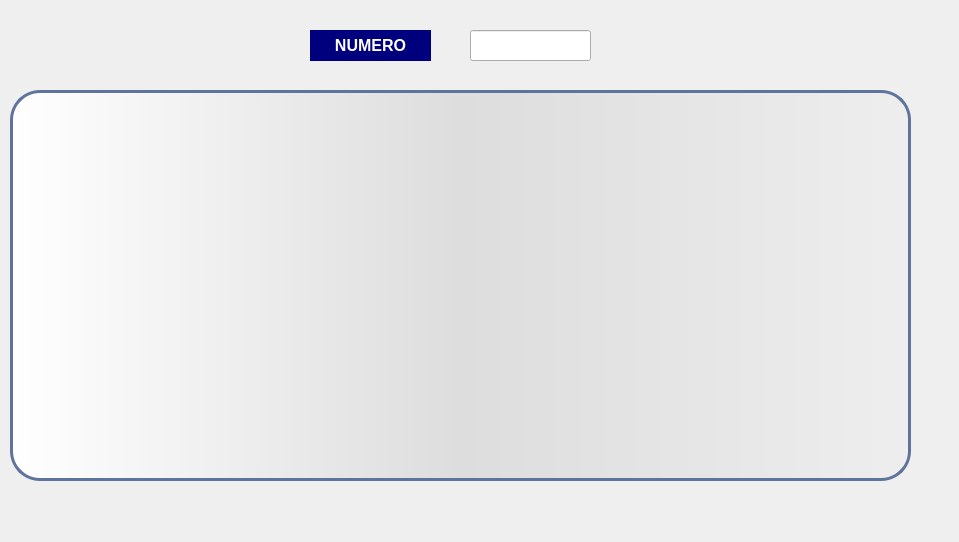
      <widget class="QWidget" name="tab_47">
       <attribute name="title">
        <string>Rechercher un ordonnance</string>
       </attribute>
       <widget class="QLabel" name="p6_4">
        <property name="geometry">
         <rect>
          <x>0</x>
          <y>0</y>
          <width>950</width>
          <height>533</height>
         </rect>
        </property>
        <property name="text">
         <string/>
        </property>
       </widget>
       <widget class="QTableView" name="tabr2_4">
        <property name="geometry">
         <rect>
          <x>10</x>
          <y>90</y>
          <width>901</width>
          <height>391</height>
         </rect>
        </property>
        <property name="styleSheet">
         <string notr="true">QTableView {border:3px solid #5E749C;text-align:top;padding:4px;border-radius:30px;background:QLinearGradient(x1: 0,y1: 0,x2: 1,y2: 0,stop: 0 #fff,stop: 1 #eee,stop: 0.5 #ddd,stop: 1 #eee);width:15px;}
QTableView::item:focus{selection-background-color:blue;}
QScrollBar:horizontal{width: 20px;background:none;}</string>
        </property>
       </widget>
       <widget class="QLineEdit" name="rech2">
        <property name="geometry">
         <rect>
          <x>470</x>
          <y>30</y>
          <width>121</width>
          <height>31</height>
         </rect>
        </property>
       </widget>
       <widget class="QLabel" name="label_27">
        <property name="geometry">
         <rect>
          <x>310</x>
          <y>30</y>
          <width>121</width>
          <height>31</height>
         </rect>
        </property>
        <property name="font">
         <font>
          <pointsize>12</pointsize>
          <weight>75</weight>
          <bold>true</bold>
         </font>
        </property>
        <property name="styleSheet">
         <string notr="true">color: rgb(255, 255, 255);
background-color: rgb(0, 0, 127);</string>
        </property>
        <property name="text">
         <string>&lt;html&gt;&lt;head/&gt;&lt;body&gt;&lt;p align=&quot;center&quot;&gt;NUMERO&lt;/p&gt;&lt;/body&gt;&lt;/html&gt;</string>
        </property>
       </widget>
      </widget>
